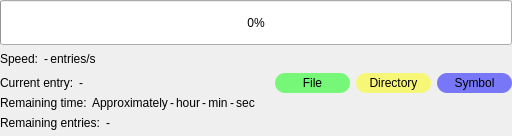
     <widget class="QWidget" name="mainPage">
      <layout class="QVBoxLayout" name="verticalLayout_9">
       <property name="spacing">
        <number>0</number>
       </property>
       <property name="leftMargin">
        <number>0</number>
       </property>
       <property name="topMargin">
        <number>0</number>
       </property>
       <property name="rightMargin">
        <number>0</number>
       </property>
       <property name="bottomMargin">
        <number>3</number>
       </property>
       <item>
        <widget class="QWidget" name="progressWgt" native="true">
         <layout class="QVBoxLayout" name="verticalLayout">
          <property name="spacing">
           <number>2</number>
          </property>
          <property name="leftMargin">
           <number>0</number>
          </property>
          <property name="topMargin">
           <number>0</number>
          </property>
          <property name="rightMargin">
           <number>0</number>
          </property>
          <property name="bottomMargin">
           <number>0</number>
          </property>
          <item>
           <widget class="QWidget" name="widget_3" native="true">
            <layout class="QHBoxLayout" name="horizontalLayout_6">
             <property name="leftMargin">
              <number>0</number>
             </property>
             <property name="topMargin">
              <number>0</number>
             </property>
             <property name="rightMargin">
              <number>0</number>
             </property>
             <property name="bottomMargin">
              <number>0</number>
             </property>
             <item>
              <widget class="QProgressBar" name="progressBar">
               <property name="minimumSize">
                <size>
                 <width>0</width>
                 <height>45</height>
                </size>
               </property>
               <property name="value">
                <number>0</number>
               </property>
               <property name="alignment">
                <set>Qt::AlignCenter</set>
               </property>
               <property name="format">
                <string>%p%</string>
               </property>
              </widget>
             </item>
            </layout>
           </widget>
          </item>
          <item>
           <widget class="QWidget" name="widget_2" native="true">
            <layout class="QHBoxLayout" name="horizontalLayout_3">
             <property name="leftMargin">
              <number>0</number>
             </property>
             <property name="topMargin">
              <number>0</number>
             </property>
             <property name="rightMargin">
              <number>0</number>
             </property>
             <property name="bottomMargin">
              <number>0</number>
             </property>
             <item>
              <widget class="QWidget" name="widget_10" native="true">
               <layout class="QHBoxLayout" name="horizontalLayout_4">
                <property name="spacing">
                 <number>2</number>
                </property>
                <property name="leftMargin">
                 <number>0</number>
                </property>
                <property name="topMargin">
                 <number>0</number>
                </property>
                <property name="rightMargin">
                 <number>0</number>
                </property>
                <property name="bottomMargin">
                 <number>0</number>
                </property>
                <item>
                 <widget class="QLabel" name="speedText">
                  <property name="text">
                   <string>Speed: </string>
                  </property>
                  <property name="textInteractionFlags">
                   <set>Qt::NoTextInteraction</set>
                  </property>
                 </widget>
                </item>
                <item>
                 <widget class="QLabel" name="speedValue">
                  <property name="text">
                   <string>-</string>
                  </property>
                  <property name="textInteractionFlags">
                   <set>Qt::NoTextInteraction</set>
                  </property>
                 </widget>
                </item>
                <item>
                 <widget class="QLabel" name="speedUnitText">
                  <property name="text">
                   <string>entries/s</string>
                  </property>
                  <property name="alignment">
                   <set>Qt::AlignCenter</set>
                  </property>
                  <property name="textInteractionFlags">
                   <set>Qt::NoTextInteraction</set>
                  </property>
                 </widget>
                </item>
               </layout>
              </widget>
             </item>
             <item>
              <spacer name="horizontalSpacer_2">
               <property name="orientation">
                <enum>Qt::Horizontal</enum>
               </property>
               <property name="sizeHint" stdset="0">
                <size>
                 <width>356</width>
                 <height>20</height>
                </size>
               </property>
              </spacer>
             </item>
             <item>
              <widget class="QWidget" name="widget_9" native="true">
               <layout class="QHBoxLayout" name="horizontalLayout_5">
                <property name="leftMargin">
                 <number>0</number>
                </property>
                <property name="topMargin">
                 <number>0</number>
                </property>
                <property name="rightMargin">
                 <number>0</number>
                </property>
                <property name="bottomMargin">
                 <number>0</number>
                </property>
                <item>
                 <widget class="QPushButton" name="pauseResumeBtn">
                  <property name="minimumSize">
                   <size>
                    <width>24</width>
                    <height>24</height>
                   </size>
                  </property>
                  <property name="maximumSize">
                   <size>
                    <width>24</width>
                    <height>24</height>
                   </size>
                  </property>
                  <property name="focusPolicy">
                   <enum>Qt::ClickFocus</enum>
                  </property>
                  <property name="styleSheet">
                   <string notr="true">QPushButton
{
	background: palette(button);
    border: 2px solid transparent;
}

QPushButton:default
{
	background: rgba(0, 100, 180, 96);
    color: rgb(0, 0, 0);
}

QPushButton:hover
{
    border: 2px solid rgba(0, 100, 180, 128);
}

QPushButton:pressed
{
    border: 2px solid transparent;
	background: rgba(0, 100, 180, 56);
}</string>
                  </property>
                  <property name="icon">
                   <iconset resource="filelink.qrc">
                    <normaloff>:/icons/pause.ico</normaloff>:/icons/pause.ico</iconset>
                  </property>
                  <property name="autoDefault">
                   <bool>false</bool>
                  </property>
                  <property name="flat">
                   <bool>true</bool>
                  </property>
                 </widget>
                </item>
                <item>
                 <widget class="QPushButton" name="cancelBtn">
                  <property name="minimumSize">
                   <size>
                    <width>24</width>
                    <height>24</height>
                   </size>
                  </property>
                  <property name="maximumSize">
                   <size>
                    <width>24</width>
                    <height>24</height>
                   </size>
                  </property>
                  <property name="focusPolicy">
                   <enum>Qt::ClickFocus</enum>
                  </property>
                  <property name="styleSheet">
                   <string notr="true">QPushButton
{
	background: palette(button);
    border: 2px solid transparent;
}

QPushButton:default
{
	background: rgba(0, 100, 180, 96);
    color: rgb(0, 0, 0);
}

QPushButton:hover
{
    border: 2px solid rgba(0, 100, 180, 128);
}

QPushButton:pressed
{
    border: 2px solid transparent;
	background: rgba(0, 100, 180, 56);
}</string>
                  </property>
                  <property name="icon">
                   <iconset resource="filelink.qrc">
                    <normaloff>:/icons/cancel.ico</normaloff>:/icons/cancel.ico</iconset>
                  </property>
                  <property name="autoDefault">
                   <bool>false</bool>
                  </property>
                  <property name="flat">
                   <bool>true</bool>
                  </property>
                 </widget>
                </item>
               </layout>
              </widget>
             </item>
            </layout>
           </widget>
          </item>
          <item>
           <widget class="QWidget" name="widget_4" native="true">
            <layout class="QVBoxLayout" name="verticalLayout_3">
             <property name="spacing">
              <number>0</number>
             </property>
             <property name="leftMargin">
              <number>0</number>
             </property>
             <property name="topMargin">
              <number>0</number>
             </property>
             <property name="rightMargin">
              <number>0</number>
             </property>
             <property name="bottomMargin">
              <number>0</number>
             </property>
             <item>
              <widget class="QWidget" name="widget_5" native="true">
               <layout class="QHBoxLayout" name="horizontalLayout_7">
                <property name="leftMargin">
                 <number>0</number>
                </property>
                <property name="topMargin">
                 <number>0</number>
                </property>
                <property name="rightMargin">
                 <number>0</number>
                </property>
                <property name="bottomMargin">
                 <number>0</number>
                </property>
                <item>
                 <widget class="QWidget" name="widget_13" native="true">
                  <layout class="QHBoxLayout" name="horizontalLayout_11">
                   <property name="spacing">
                    <number>2</number>
                   </property>
                   <property name="leftMargin">
                    <number>0</number>
                   </property>
                   <property name="topMargin">
                    <number>0</number>
                   </property>
                   <property name="rightMargin">
                    <number>0</number>
                   </property>
                   <property name="bottomMargin">
                    <number>0</number>
                   </property>
                   <item>
                    <widget class="QLabel" name="currentEntryText">
                     <property name="text">
                      <string>Current entry: </string>
                     </property>
                     <property name="textInteractionFlags">
                      <set>Qt::NoTextInteraction</set>
                     </property>
                    </widget>
                   </item>
                   <item>
                    <widget class="QLabel" name="currentEntryValue">
                     <property name="font">
                      <font>
                       <stylestrategy>PreferAntialias</stylestrategy>
                      </font>
                     </property>
                     <property name="text">
                      <string>-</string>
                     </property>
                     <property name="textInteractionFlags">
                      <set>Qt::NoTextInteraction</set>
                     </property>
                    </widget>
                   </item>
                  </layout>
                 </widget>
                </item>
                <item>
                 <spacer name="horizontalSpacer_8">
                  <property name="orientation">
                   <enum>Qt::Horizontal</enum>
                  </property>
                  <property name="sizeHint" stdset="0">
                   <size>
                    <width>40</width>
                    <height>20</height>
                   </size>
                  </property>
                 </spacer>
                </item>
                <item>
                 <widget class="QWidget" name="widget_12" native="true">
                  <layout class="QHBoxLayout" name="horizontalLayout_10">
                   <property name="leftMargin">
                    <number>0</number>
                   </property>
                   <property name="topMargin">
                    <number>0</number>
                   </property>
                   <property name="rightMargin">
                    <number>0</number>
                   </property>
                   <property name="bottomMargin">
                    <number>0</number>
                   </property>
                   <item>
                    <widget class="QLabel" name="fileText">
                     <property name="minimumSize">
                      <size>
                       <width>75</width>
                       <height>0</height>
                      </size>
                     </property>
                     <property name="maximumSize">
                      <size>
                       <width>75</width>
                       <height>16777215</height>
                      </size>
                     </property>
                     <property name="font">
                      <font>
                       <stylestrategy>PreferAntialias</stylestrategy>
                      </font>
                     </property>
                     <property name="styleSheet">
                      <string notr="true">background-color: rgba(0, 255, 0, 128);
color: rgb(0, 0, 0);
border-radius: 10;</string>
                     </property>
                     <property name="text">
                      <string>File</string>
                     </property>
                     <property name="alignment">
                      <set>Qt::AlignCenter</set>
                     </property>
                     <property name="textInteractionFlags">
                      <set>Qt::NoTextInteraction</set>
                     </property>
                    </widget>
                   </item>
                   <item>
                    <widget class="QLabel" name="directoryText">
                     <property name="minimumSize">
                      <size>
                       <width>75</width>
                       <height>0</height>
                      </size>
                     </property>
                     <property name="maximumSize">
                      <size>
                       <width>75</width>
                       <height>16777215</height>
                      </size>
                     </property>
                     <property name="font">
                      <font>
                       <stylestrategy>PreferAntialias</stylestrategy>
                      </font>
                     </property>
                     <property name="styleSheet">
                      <string notr="true">background-color: rgba(255, 255, 0, 128);
color: rgb(0, 0, 0);
border-radius: 10;</string>
                     </property>
                     <property name="text">
                      <string>Directory</string>
                     </property>
                     <property name="alignment">
                      <set>Qt::AlignCenter</set>
                     </property>
                     <property name="textInteractionFlags">
                      <set>Qt::NoTextInteraction</set>
                     </property>
                    </widget>
                   </item>
                   <item>
                    <widget class="QLabel" name="symbolText">
                     <property name="minimumSize">
                      <size>
                       <width>75</width>
                       <height>0</height>
                      </size>
                     </property>
                     <property name="maximumSize">
                      <size>
                       <width>75</width>
                       <height>16777215</height>
                      </size>
                     </property>
                     <property name="font">
                      <font>
                       <stylestrategy>PreferAntialias</stylestrategy>
                      </font>
                     </property>
                     <property name="styleSheet">
                      <string notr="true">background-color: rgba(0, 0, 255, 128);
color: rgb(0, 0, 0);
border-radius: 10;</string>
                     </property>
                     <property name="text">
                      <string>Symbol</string>
                     </property>
                     <property name="alignment">
                      <set>Qt::AlignCenter</set>
                     </property>
                     <property name="textInteractionFlags">
                      <set>Qt::NoTextInteraction</set>
                     </property>
                    </widget>
                   </item>
                  </layout>
                 </widget>
                </item>
               </layout>
              </widget>
             </item>
             <item>
              <widget class="QWidget" name="widget_6" native="true">
               <layout class="QHBoxLayout" name="horizontalLayout_8">
                <property name="spacing">
                 <number>2</number>
                </property>
                <property name="leftMargin">
                 <number>0</number>
                </property>
                <property name="topMargin">
                 <number>0</number>
                </property>
                <property name="rightMargin">
                 <number>0</number>
                </property>
                <property name="bottomMargin">
                 <number>0</number>
                </property>
                <item>
                 <widget class="QWidget" name="widget_14" native="true">
                  <layout class="QHBoxLayout" name="horizontalLayout_13">
                   <property name="spacing">
                    <number>2</number>
                   </property>
                   <property name="leftMargin">
                    <number>0</number>
                   </property>
                   <property name="topMargin">
                    <number>0</number>
                   </property>
                   <property name="rightMargin">
                    <number>0</number>
                   </property>
                   <property name="bottomMargin">
                    <number>0</number>
                   </property>
                   <item>
                    <widget class="QLabel" name="remainingTimeText">
                     <property name="text">
                      <string>Remaining time: </string>
                     </property>
                     <property name="textInteractionFlags">
                      <set>Qt::NoTextInteraction</set>
                     </property>
                    </widget>
                   </item>
                   <item>
                    <widget class="QLabel" name="approximatelyText">
                     <property name="text">
                      <string>Approximately</string>
                     </property>
                     <property name="textInteractionFlags">
                      <set>Qt::NoTextInteraction</set>
                     </property>
                    </widget>
                   </item>
                  </layout>
                 </widget>
                </item>
                <item>
                 <widget class="QWidget" name="widget_8" native="true">
                  <layout class="QHBoxLayout" name="horizontalLayout_12">
                   <property name="spacing">
                    <number>2</number>
                   </property>
                   <property name="leftMargin">
                    <number>0</number>
                   </property>
                   <property name="topMargin">
                    <number>0</number>
                   </property>
                   <property name="rightMargin">
                    <number>0</number>
                   </property>
                   <property name="bottomMargin">
                    <number>0</number>
                   </property>
                   <item>
                    <widget class="QLabel" name="remainingTimeHourValue">
                     <property name="text">
                      <string>-</string>
                     </property>
                     <property name="textInteractionFlags">
                      <set>Qt::NoTextInteraction</set>
                     </property>
                    </widget>
                   </item>
                   <item>
                    <widget class="QLabel" name="hourUnitText">
                     <property name="text">
                      <string>hour</string>
                     </property>
                     <property name="alignment">
                      <set>Qt::AlignCenter</set>
                     </property>
                     <property name="textInteractionFlags">
                      <set>Qt::NoTextInteraction</set>
                     </property>
                    </widget>
                   </item>
                   <item>
                    <widget class="QLabel" name="remainingTimeMinValue">
                     <property name="text">
                      <string>-</string>
                     </property>
                     <property name="textInteractionFlags">
                      <set>Qt::NoTextInteraction</set>
                     </property>
                    </widget>
                   </item>
                   <item>
                    <widget class="QLabel" name="minUnitText">
                     <property name="text">
                      <string>min</string>
                     </property>
                     <property name="alignment">
                      <set>Qt::AlignCenter</set>
                     </property>
                     <property name="textInteractionFlags">
                      <set>Qt::NoTextInteraction</set>
                     </property>
                    </widget>
                   </item>
                   <item>
                    <widget class="QLabel" name="remainingTimeSecValue">
                     <property name="text">
                      <string>-</string>
                     </property>
                     <property name="textInteractionFlags">
                      <set>Qt::NoTextInteraction</set>
                     </property>
                    </widget>
                   </item>
                   <item>
                    <widget class="QLabel" name="secUnitText">
                     <property name="text">
                      <string>sec</string>
                     </property>
                     <property name="alignment">
                      <set>Qt::AlignCenter</set>
                     </property>
                     <property name="textInteractionFlags">
                      <set>Qt::NoTextInteraction</set>
                     </property>
                    </widget>
                   </item>
                  </layout>
                 </widget>
                </item>
                <item>
                 <spacer name="horizontalSpacer_5">
                  <property name="orientation">
                   <enum>Qt::Horizontal</enum>
                  </property>
                  <property name="sizeHint" stdset="0">
                   <size>
                    <width>40</width>
                    <height>20</height>
                   </size>
                  </property>
                 </spacer>
                </item>
               </layout>
              </widget>
             </item>
             <item>
              <widget class="QWidget" name="widget_7" native="true">
               <layout class="QHBoxLayout" name="horizontalLayout_9">
                <property name="leftMargin">
                 <number>0</number>
                </property>
                <property name="topMargin">
                 <number>0</number>
                </property>
                <property name="rightMargin">
                 <number>0</number>
                </property>
                <property name="bottomMargin">
                 <number>0</number>
                </property>
                <item>
                 <widget class="QWidget" name="widget_15" native="true">
                  <layout class="QHBoxLayout" name="horizontalLayout_14">
                   <property name="spacing">
                    <number>2</number>
                   </property>
                   <property name="leftMargin">
                    <number>0</number>
                   </property>
                   <property name="topMargin">
                    <number>0</number>
                   </property>
                   <property name="rightMargin">
                    <number>0</number>
                   </property>
                   <property name="bottomMargin">
                    <number>0</number>
                   </property>
                   <item>
                    <widget class="QLabel" name="remainingEntriesText">
                     <property name="text">
                      <string>Remaining entries: </string>
                     </property>
                     <property name="textInteractionFlags">
                      <set>Qt::NoTextInteraction</set>
                     </property>
                    </widget>
                   </item>
                   <item>
                    <widget class="QLabel" name="remainingEntriesValue">
                     <property name="text">
                      <string>-</string>
                     </property>
                     <property name="textInteractionFlags">
                      <set>Qt::NoTextInteraction</set>
                     </property>
                    </widget>
                   </item>
                  </layout>
                 </widget>
                </item>
                <item>
                 <spacer name="horizontalSpacer_3">
                  <property name="orientation">
                   <enum>Qt::Horizontal</enum>
                  </property>
                  <property name="sizeHint" stdset="0">
                   <size>
                    <width>40</width>
                    <height>20</height>
                   </size>
                  </property>
                 </spacer>
                </item>
               </layout>
              </widget>
             </item>
            </layout>
           </widget>
          </item>
         </layout>
        </widget>
       </item>
      </layout>
     </widget>
